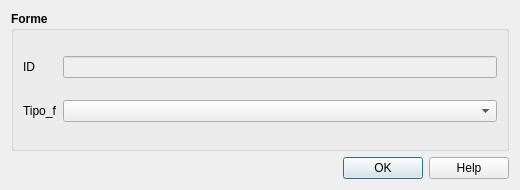
<?xml version="1.0" encoding="UTF-8"?>
<ui version="4.0">
    <class>forme</class>
    <widget class="QDialog" name="forme">
        <property name="geometry">
            <rect>
                <x>0</x>
                <y>0</y>
                <width>520</width>
                <height>190</height>
            </rect>
        </property>
        <property name="sizePolicy">
            <sizepolicy hsizetype="Fixed" vsizetype="Fixed">
                <horstretch>0</horstretch>
                <verstretch>0</verstretch>
            </sizepolicy>
        </property>
        <property name="minimumSize">
            <size>
                <width>520</width>
                <height>190</height>
            </size>
        </property>
        <property name="maximumSize">
            <size>
                <width>1500</width>
                <height>1500</height>
            </size>
        </property>
        <property name="windowTitle">
            <string>Forme</string>
        </property>
        <property name="modal">
            <bool>true</bool>
        </property>
        <layout class="QVBoxLayout" name="verticalLayout">
            <item>
                <widget class="QGroupBox" name="groupBox_2">
                    <property name="sizePolicy">
                        <sizepolicy hsizetype="Expanding" vsizetype="Expanding">
                            <horstretch>0</horstretch>
                            <verstretch>0</verstretch>
                        </sizepolicy>
                    </property>
                    <property name="minimumSize">
                        <size>
                            <width>0</width>
                            <height>0</height>
                        </size>
                    </property>
                    <property name="font">
                        <font>
                            <weight>75</weight>
                            <bold>true</bold>
                        </font>
                    </property>
                    <property name="title">
                        <string>Forme</string>
                    </property>
                    <layout class="QGridLayout" name="gridLayout">
                        <item row="1" column="1">
                            <widget class="QComboBox" name="Tipo_f">
                                <property name="sizePolicy">
                                    <sizepolicy hsizetype="Expanding" vsizetype="Fixed">
                                        <horstretch>0</horstretch>
                                        <verstretch>0</verstretch>
                                    </sizepolicy>
                                </property>
                                <property name="font">
                                    <font>
                                        <weight>50</weight>
                                        <bold>false</bold>
                                    </font>
                                </property>
                                <property name="toolTip">
                                    <string/>
                                </property>
                            </widget>
                        </item>
                        <item row="1" column="0">
                            <widget class="QLabel" name="label">
                                <property name="font">
                                    <font>
                                        <weight>50</weight>
                                        <bold>false</bold>
                                    </font>
                                </property>
                                <property name="text">
                                    <string>Tipo_f</string>
                                </property>
                            </widget>
                        </item>
                        <item row="0" column="0">
                            <widget class="QLabel" name="label_3">
                                <property name="font">
                                    <font>
                                        <weight>50</weight>
                                        <bold>false</bold>
                                    </font>
                                </property>
                                <property name="text">
                                    <string>ID</string>
                                </property>
                            </widget>
                        </item>
                        <item row="0" column="1">
                            <widget class="QLineEdit" name="pkuid">
                                <property name="enabled">
                                    <bool>false</bool>
                                </property>
                                <property name="palette">
                                    <palette>
                                        <active>
                                            <colorrole role="Text">
                                                <brush brushstyle="SolidPattern">
                                                    <color alpha="255">
                                                        <red>113</red>
                                                        <green>113</green>
                                                        <blue>113</blue>
                                                    </color>
                                                </brush>
                                            </colorrole>
                                            <colorrole role="PlaceholderText">
                                                <brush brushstyle="NoBrush">
                                                    <color alpha="128">
                                                        <red>113</red>
                                                        <green>113</green>
                                                        <blue>113</blue>
                                                    </color>
                                                </brush>
                                            </colorrole>
                                        </active>
                                        <inactive>
                                            <colorrole role="Text">
                                                <brush brushstyle="SolidPattern">
                                                    <color alpha="255">
                                                        <red>113</red>
                                                        <green>113</green>
                                                        <blue>113</blue>
                                                    </color>
                                                </brush>
                                            </colorrole>
                                            <colorrole role="PlaceholderText">
                                                <brush brushstyle="NoBrush">
                                                    <color alpha="128">
                                                        <red>113</red>
                                                        <green>113</green>
                                                        <blue>113</blue>
                                                    </color>
                                                </brush>
                                            </colorrole>
                                        </inactive>
                                        <disabled>
                                            <colorrole role="Text">
                                                <brush brushstyle="SolidPattern">
                                                    <color alpha="255">
                                                        <red>120</red>
                                                        <green>120</green>
                                                        <blue>120</blue>
                                                    </color>
                                                </brush>
                                            </colorrole>
                                            <colorrole role="PlaceholderText">
                                                <brush brushstyle="NoBrush">
                                                    <color alpha="128">
                                                        <red>113</red>
                                                        <green>113</green>
                                                        <blue>113</blue>
                                                    </color>
                                                </brush>
                                            </colorrole>
                                        </disabled>
                                    </palette>
                                </property>
                                <property name="toolTip">
                                    <string/>
                                </property>
                            </widget>
                        </item>
                    </layout>
                </widget>
            </item>
            <item>
                <layout class="QHBoxLayout" name="horizontalLayout">
                    <item>
                        <widget class="QLabel" name="label_logo_cnr">
                            <property name="maximumSize">
                                <size>
                                    <width>81</width>
                                    <height>60</height>
                                </size>
                            </property>
                            <property name="text">
                                <string/>
                            </property>
                            <property name="pixmap">
                                <pixmap>../loghi/Logo CNR-2010-Quadrato-ITA-high.png</pixmap>
                            </property>
                            <property name="scaledContents">
                                <bool>true</bool>
                            </property>
                        </widget>
                    </item>
                    <item>
                        <widget class="QLabel" name="label_logo_igag">
                            <property name="maximumSize">
                                <size>
                                    <width>70</width>
                                    <height>60</height>
                                </size>
                            </property>
                            <property name="text">
                                <string/>
                            </property>
                            <property name="pixmap">
                                <pixmap>../loghi/IGAG-CMYK.png</pixmap>
                            </property>
                            <property name="scaledContents">
                                <bool>true</bool>
                            </property>
                        </widget>
                    </item>
                    <item>
                        <spacer name="horizontalSpacer">
                            <property name="orientation">
                                <enum>Qt::Horizontal</enum>
                            </property>
                            <property name="sizeHint" stdset="0">
                                <size>
                                    <width>40</width>
                                    <height>20</height>
                                </size>
                            </property>
                        </spacer>
                    </item>
                    <item>
                        <widget class="QDialogButtonBox" name="buttonBox">
                            <property name="sizePolicy">
                                <sizepolicy hsizetype="Fixed" vsizetype="Fixed">
                                    <horstretch>0</horstretch>
                                    <verstretch>0</verstretch>
                                </sizepolicy>
                            </property>
                            <property name="minimumSize">
                                <size>
                                    <width>0</width>
                                    <height>0</height>
                                </size>
                            </property>
                            <property name="cursor">
                                <cursorShape>PointingHandCursor</cursorShape>
                            </property>
                            <property name="orientation">
                                <enum>Qt::Vertical</enum>
                            </property>
                            <property name="standardButtons">
                                <set>QDialogButtonBox::Ok</set>
                            </property>
                            <property name="centerButtons">
                                <bool>true</bool>
                            </property>
                        </widget>
                    </item>
                    <item>
                        <widget class="QPushButton" name="help_button">
                            <property name="cursor">
                                <cursorShape>PointingHandCursor</cursorShape>
                            </property>
                            <property name="text">
                                <string>Help</string>
                            </property>
                        </widget>
                    </item>
                </layout>
            </item>
        </layout>
    </widget>
    <tabstops>
        <tabstop>pkuid</tabstop>
        <tabstop>Tipo_f</tabstop>
        <tabstop>help_button</tabstop>
    </tabstops>
    <resources/>
    <connections/>
</ui>
